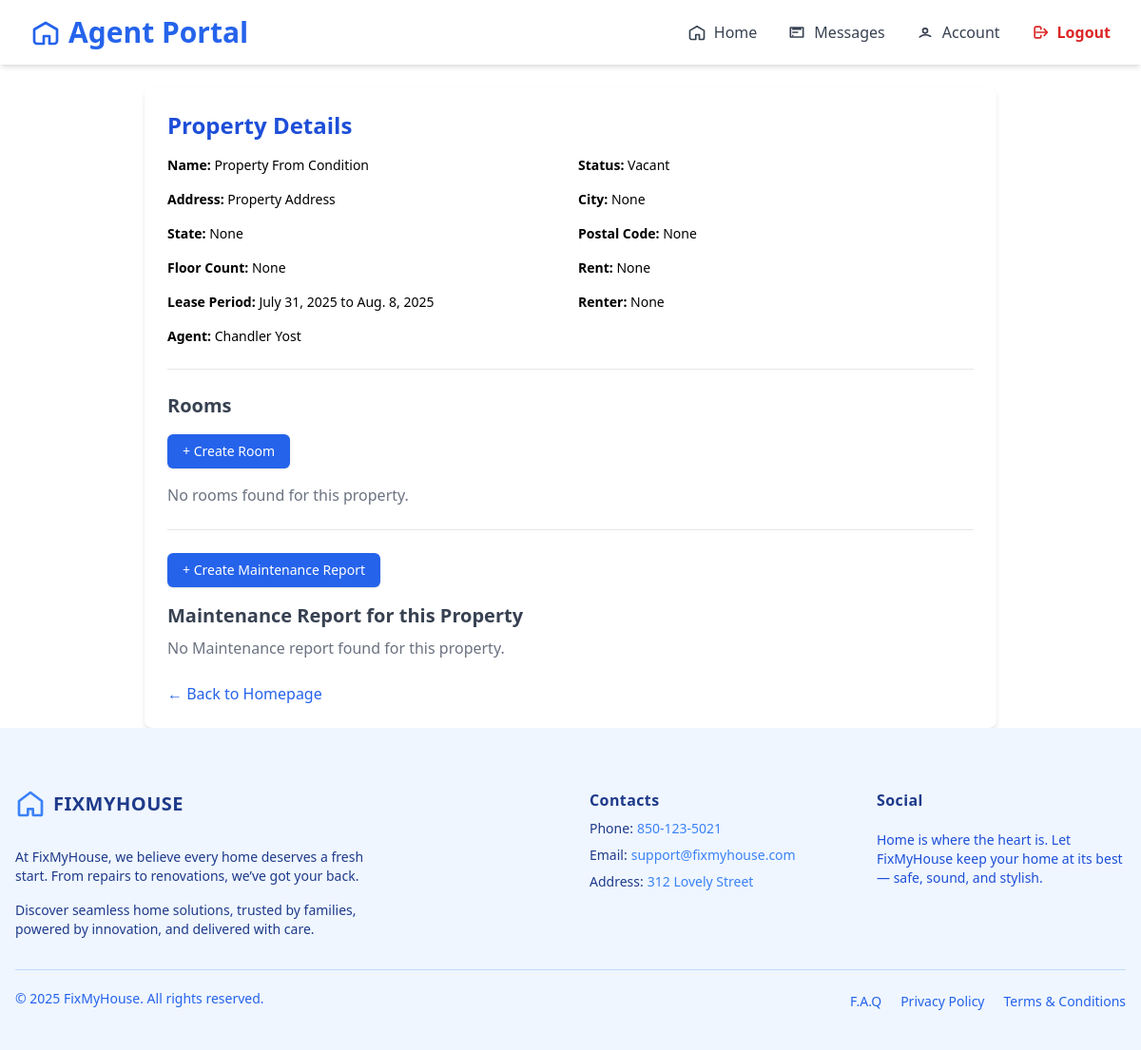
The page /agent/property/28/view/ (signed in) on the database as committed earlier.
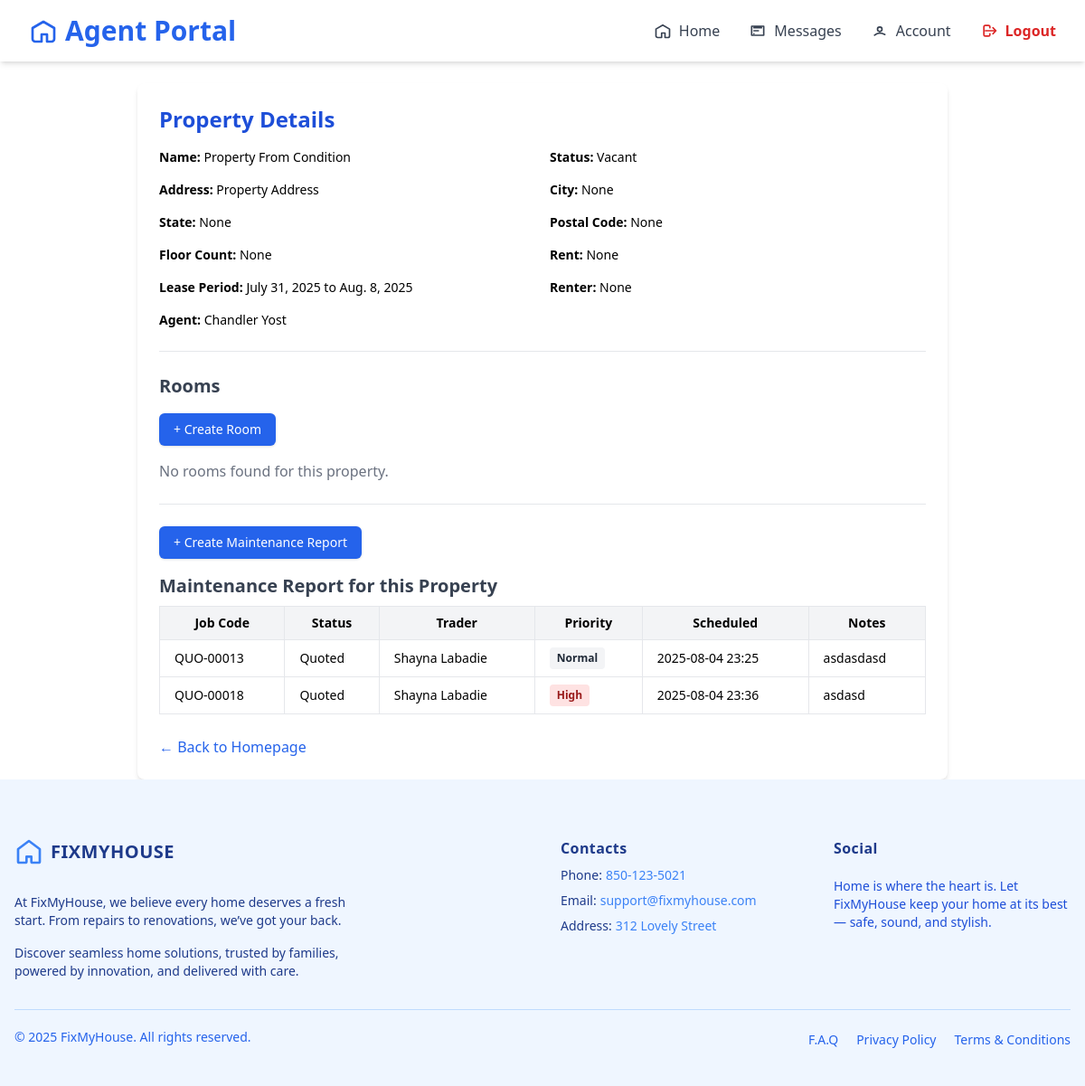
The same page on the database as committed later.
### trader/models/jobs.py (models this page shows, shortened)
class Jobs(models.Model):
    agent = models.ForeignKey(AgentRegister, on_delete=models.CASCADE, related_name='jobs_agent')
    trader = models.ForeignKey(TraderRegistration, on_delete=models.SET_NULL, null=True, blank=True, related_name='jobs_trader')
    property = models.ForeignKey(Property, on_delete=models.SET_NULL, null=True, blank=True, related_name='jobs_property')
    STATUS_CHOICES = [
        ('quoted', 'Quoted'),
        ('confirmed', 'Confirmed'),
        ('approved', 'Approved'),
        ('scheduled', 'Scheduled'),
    ]
    address = models.TextField(blank=True, null=True)
    category = models.ForeignKey(Services, on_delete=models.SET_NULL, null=True, blank=True, related_name='category_services')
    renter = models.CharField(max_length=100, null=True, blank=True)
    priority = models.BooleanField(default=False)  # True = High Priority
    job_code = models.CharField(max_length=20, unique=True)
    notes = models.TextField()
    status = models.CharField(max_length=20, choices=STATUS_CHOICES, default='quoted')
    quoted_at = models.DateTimeField(default=timezone.now)
    confirmed_at = models.DateTimeField(null=True, blank=True)
    approved_at = models.DateTimeField(null=True, blank=True)
    scheduled_at = models.DateTimeField(null=True, blank=True)
    is_active = models.BooleanField(null=True, blank=True, default=True)

### trader/models/registerTrader.py (models this page shows, shortened)
class TraderRegistration(models.Model):
    user = models.OneToOneField(User, on_delete=models.CASCADE, null=True, blank=True)
    name = models.CharField(max_length=255)
    email = models.EmailField()
    phone = models.CharField(max_length=50)
    password = models.CharField(max_length=255, null=True, blank=True)
    COMPANY_TYPE_CHOICES = [
        ('sole_trader', 'Sole Trader'),
        ('company', 'Company'),
    ]
    INDUSTRIES_CHOICES = [
        ('air_conditioning', 'Air Conditioning'),
        ('cleaning', 'Cleaning'),
        ('electrical', 'Electrical'),
        ('gardening', 'Gardening'),
        ('general_merchandise', 'General Merchandise'),
        ('glazing', 'Glazing'),
        ('pest_control', 'Pest Control'),
        ('plumbing-gas', 'Plumbing / Gas'),
        ('tree_cutting', 'Tree Cutting'),
        ('steel_works', 'Steel Works'),
    ]
    company_type = models.CharField(max_length=100, choices=COMPANY_TYPE_CHOICES, default='company')
    company_name = models.CharField(max_length=255, blank=True, null=True)
    company_address = models.CharField(max_length=255, blank=True, null=True)
    company_email = models.EmailField(blank=True, null=True)
    company_landline = models.CharField(max_length=50, blank=True, null=True)
    gst_registered = models.BooleanField(default=False)
    abn = models.CharField(max_length=20, blank=True, null=True)
    industry = models.CharField(max_length=100, choices=INDUSTRIES_CHOICES, blank=True, null=True)
    other_expertise = models.CharField(max_length=100, choices=INDUSTRIES_CHOICES, blank=True, null=True)
    state = models.CharField(max_length=100, blank=True)
    municipality = models.CharField(max_length=100, blank=True)
    city = models.CharField(max_length=100, blank=True)
    address_line_1 = models.CharField(max_length=255, blank=True, null=True)
    address_line_2 = models.CharField(max_length=255, blank=True, null=True)
    postal_code = models.CharField(max_length=20, blank=True)
    def __str__(self):
        return self.name

### agent/views.py (the view, shortened to what this page needs)
# urls.py: path('property/<int:pk>/view/', views.PropertyDetailView.as_view(), name='property_view'),
@method_decorator(login_required, name='dispatch')
class PropertyDetailView(DetailView):
    model = Property
    template_name = 'components/home/property_detail.html'
    context_object_name = 'property'
    def get_context_data(self, **kwargs):
        context = super().get_context_data(**kwargs)
        context['room_form'] = AgentCreateRoomForm()
        context['job_form'] = AgentCreateJobForm()
        context['jobs'] = Jobs.objects.filter(property=self.object)
        return context

### trader/models/servicesTrader.py (called while the page is built)
    def __str__(self):
        return self.description

### agent/templates/components/home/property_detail.html (shortened to what the changed rows need)
{% extends "baseAgent.html" %}
{% load widget_tweaks %}
{% block content %}
{% include 'components/home/navigatorBaseAgent.html' %}
<div x-data="{ room: false, job: false }" class="max-w-4xl mx-auto p-6 mt-6 bg-white shadow-md rounded-lg">
  <h2 class="text-2xl font-bold mb-4 text-blue-700">Property Details</h2>
  <div class="grid grid-cols-1 sm:grid-cols-2 gap-4 text-sm">
    <div><strong>Name:</strong> {{ property.name }}</div>
    <div><strong>Status:</strong> {{ property.get_status_display }}</div>
    <div><strong>Address:</strong> {{ property.address }}</div>
    <div><strong>City:</strong> {{ property.city }}</div>
    <div><strong>State:</strong> {{ property.state }}</div>
    <div><strong>Postal Code:</strong> {{ property.postal_code }}</div>
    <div><strong>Floor Count:</strong> {{ property.floor_count }}</div>
    <div><strong>Rent:</strong> {{ property.rent }}</div>
    <div><strong>Lease Period:</strong> {{ property.lease_start }} to {{ property.lease_end }}</div>
    <div><strong>Renter:</strong> {{ property.renter }}</div>
    <div><strong>Agent:</strong> {{ property.agent.user.username }}</div>
  </div>
  <hr class="my-6">
  <h3 class="text-xl font-semibold text-gray-700 mb-2">Rooms</h3>
  <div class="flex justify-start mb-4 mt-4 gap-4">
    <button @click="room = true" class="bg-blue-600 hover:bg-blue-700 text-white font-medium px-4 py-2 rounded-md shadow text-sm">
    </button>
  </div>
  {% if property.property_rooms.all %}
    <table class="w-full text-sm border border-gray-300 rounded-md">
      <thead class="bg-gray-100">
        <tr>
          <th class="px-4 py-2 border">Room Name</th>
          <th class="px-4 py-2 border">Description</th>
          <th class="px-4 py-2 border">Renter</th>
        </tr>
      </thead>
      <tbody class="divide-y divide-gray-200">
        {% for room in property.property_rooms.all %}
        <tr class="hover:bg-gray-50">
          <td class="px-4 py-2 border">{{ room.room_name }}</td>
          <td class="px-4 py-2 border">{{ room.description }}</td>
          <td class="px-4 py-2 border">
            {% if room.renter %}
              {{ room.renter.name }}
            {% else %}
              <span class="text-gray-400">Vacant</span>
            {% endif %}
          </td>
        </tr>
        {% endfor %}
      </tbody>
    </table>
  {% else %}
    <p class="text-gray-500">No rooms found for this property.</p>
  {% endif %}
  <hr class="my-6">
  <div class="flex justify-start mb-4 mt-4 gap-4">
      <button @click="job = true" class="bg-blue-600 hover:bg-blue-700 text-white font-medium px-4 py-2 rounded-md shadow text-sm">
      </button>
  </div>
  <h3 class="text-xl font-semibold text-gray-700 mb-2">Maintenance Report for this Property</h3>
  {% if jobs %}
    <table class="w-full text-sm border border-gray-300 rounded-md mb-6">
      <thead class="bg-gray-100">
        <tr>
          <th class="px-4 py-2 border">Job Code</th>
          <th class="px-4 py-2 border">Status</th>
          <th class="px-4 py-2 border">Trader</th>
          <th class="px-4 py-2 border">Priority</th>
          <th class="px-4 py-2 border">Scheduled</th>
          <th class="px-4 py-2 border">Notes</th>
        </tr>
      </thead>
      <tbody class="divide-y divide-gray-200">
        {% for job in jobs %}
        <tr class="hover:bg-gray-50">
          <td class="px-4 py-2 border">{{ job.job_code }}</td>
          <td class="px-4 py-2 border">{{ job.get_status_display }}</td>
          <td class="px-4 py-2 border">{{ job.trader }}</td>
          <td class="px-4 py-2 border">
            {% if job.priority %}
              <span class="inline-block px-2 py-1 text-xs font-semibold rounded bg-red-100 text-red-800">High</span>
            {% else %}
              <span class="inline-block px-2 py-1 text-xs font-semibold rounded bg-gray-100 text-gray-800">Normal</span>
            {% endif %}
          </td>
          <td class="px-4 py-2 border">{{ job.scheduled_at|date:"Y-m-d H:i" }}</td>
          <td class="px-4 py-2 border">{{ job.notes|truncatechars:40 }}</td>
        </tr>
        {% endfor %}
      </tbody>
    </table>
  {% else %}
    <p class="text-gray-500">No Maintenance report found for this property.</p>
  {% endif %}
  <div class="mt-6">
    <a href="{% url 'home_agent' %}" class="text-blue-600 hover:underline">← Back to Homepage</a>
  </div>
</div>
{% endblock %}

Rows that differ between the two databases and show on the page:
added Jobs: job_code "QUO-00013", status "Quoted", trader "Shayna Labadie", priority "Normal", scheduled_at "2025-08-04 23:25", notes "asdasdasd"
added Jobs: job_code "QUO-00018", status "Quoted", trader "Shayna Labadie", priority "High", scheduled_at "2025-08-04 23:36", notes "asdasd"
Other text that changed with them:
text no longer shown: "No Maintenance report found for this property."
text now shown: "Job Code Status Trader Priority Scheduled Notes"
